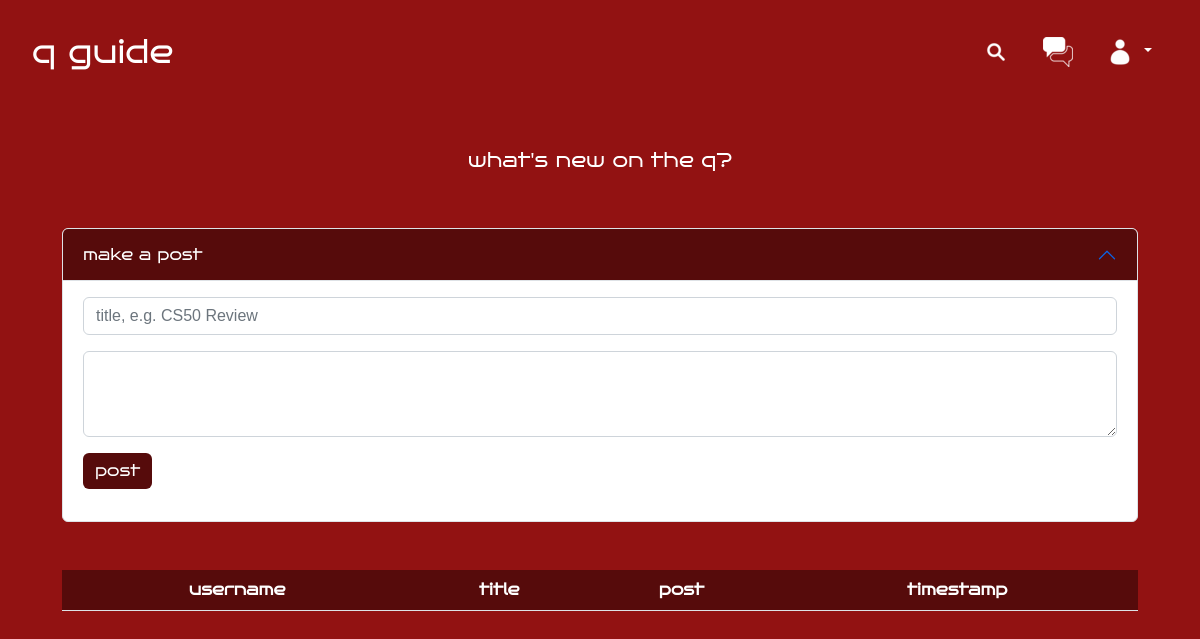
Page /forum (signed in) on the earlier database version.
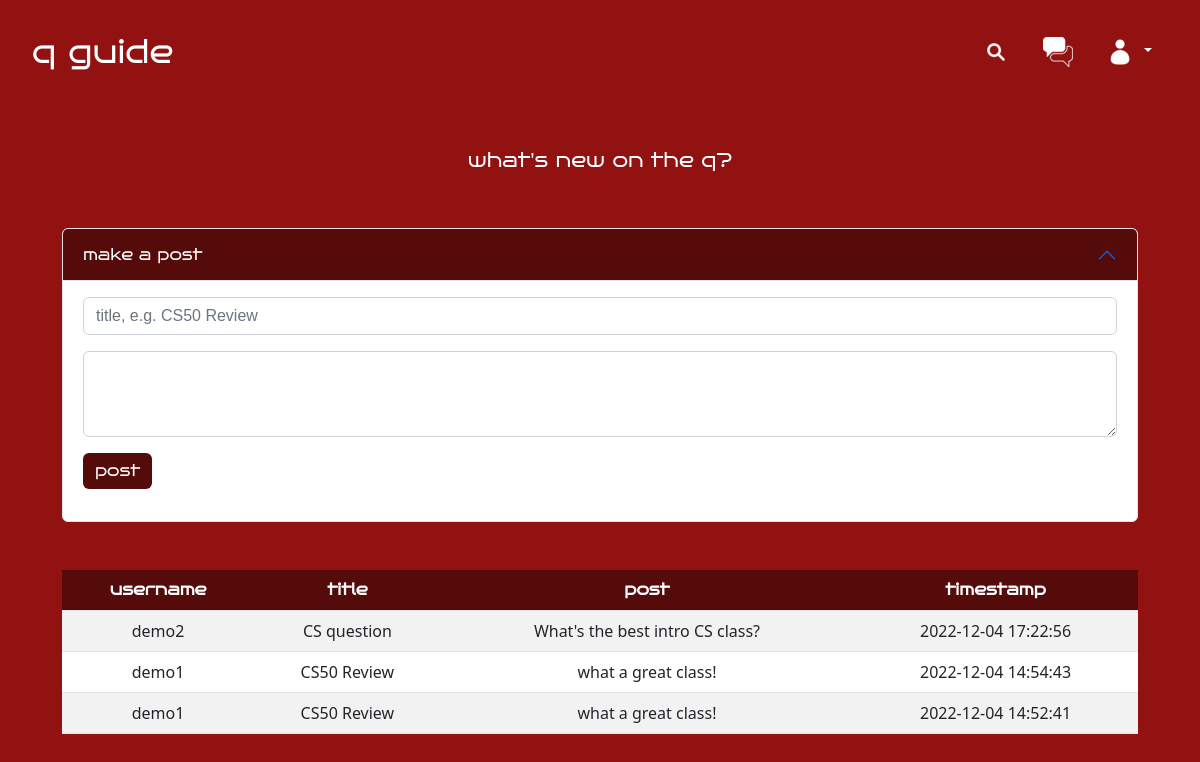
Same page on the later database version.
### tables this page shows
CREATE TABLE posts (
    id INTEGER PRIMARY KEY AUTOINCREMENT NOT NULL,
    user_id INTEGER NOT NULL,
    username TEXT NOT NULL,
    timestamp DATETIME DEFAULT CURRENT_TIMESTAMP NOT NULL,
    post TEXT NOT NULL,
    title TEXT NOT NULL,
    FOREIGN KEY (user_id) REFERENCES users(id),
    FOREIGN KEY (username) REFERENCES users(username)
);

### app.py (the view)
@app.route("/forum", methods=['GET', 'POST'])
@login_required
def forum():
    db.execute("SELECT username, title, post, timestamp FROM posts ORDER BY timestamp DESC")
    posts = db.fetchall()
    if request.method == "POST":
        if not request.form.get("title"):
            return render_template("forum.html", error="must enter title", posts=posts)
        elif not request.form.get("post"):
            return render_template("forum.html", error="must enter content", posts=posts)
        db.execute("SELECT username FROM users WHERE id = (?)", (session["user_id"],))
        username = db.fetchall()
        db.execute("INSERT INTO posts (user_id, username, title, post) VALUES (?,?,?,?)",
        (session["user_id"], username[0][0], request.form.get("title"), request.form.get("post")))
        connection.commit()
        db.execute("SELECT username, title, post, timestamp FROM posts ORDER BY timestamp DESC")
        posts = db.fetchall()
        return render_template("forum.html", posts=posts)
    else:
        return render_template("forum.html", posts=posts)

### app.py (called while the page is built)
@app.after_request
def after_request(response):
    response.headers["Cache-Control"] = "no-cache, no-store, must-revalidate"
    response.headers["Expires"] = 0
    response.headers["Pragma"] = "no-cache"
    return response

### helpers.py (called while the page is built)
def login_required(f):
    @wraps(f)
    def decorated_function(*args, **kwargs):
        if session.get("user_id") is None:
            return redirect("/login")
        return f(*args, **kwargs)
    return decorated_function

### templates/forum.html (shortened to what this page needs)
{% extends "layout.html" %}
{% block main %}
    <h5>what's new on the q?</h5>
    <br>
    <br>
    <div class="accordion" id="accordionExample">
        <div class="accordion-item">
          <h2 class="accordion-header" id="headingOne">
            <button class="accordion-button" type="button" data-bs-toggle="collapse" data-bs-target="#collapseOne" aria-expanded="true" aria-controls="collapseOne">
              make a post
            </button>
          </h2>
          <div id="collapseOne" class="accordion-collapse collapse show" aria-labelledby="headingOne" data-bs-parent="#accordionExample">
            <div class="accordion-body">
                <form method="post" action="/forum">
                    <div class="mb-3">
                        <input name="title" type="text" class="form-control" id="exampleFormControlInput1" placeholder="title, e.g. CS50 Review">
                    </div>
                    <div class="mb-3">
                        <textarea name="post" class="form-control" id="exampleFormControlTextarea1" rows="3"></textarea>
                    </div>
                    <button type="submit" class="btn btn-primary mb-3 d-flex justify-content-end">post</button>
                </form>
            </div>
          </div>
        </div>
    </div>
    <br>
    <br>
    <table class="table table-striped table-hover">
        <thead>
            <tr>
                <th scope="col">username</th>
                <th scope="col">title</th>
                <th scope="col">post</th>
                <th scope="col">timestamp</th>
            </tr>
        </thead>
        <tbody class="border-top-color">
            {% for post in posts  %}
                <tr>
                    <td>{{ post[0] }}</td>
                    <td>{{ post[1] }}</td>
                    <td>{{ post[2] }}</td>
                    <td>{{ post[3] }}</td>
                </tr>
            {% endfor %}
        </tbody>
    </table>
{% endblock %}

### templates/layout.html (shortened to what this page needs)
<!DOCTYPE html>
<html lang="en">
    <head>
        <link href="static/styles.css" rel="stylesheet">
        <link href="https://cdn.jsdelivr.net/npm/bootstrap@5.2.3/dist/css/bootstrap.min.css" rel="stylesheet">
    </head>
    <body>
        {% if session["user_id"] %}
            <nav class="navbar navbar-custom navbar-expand fixed-top navbar-dark">
                <div class="container-fluid">
                    <a class="navbar-text" href="/">q guide</a>
                    <ul class="nav nav-fill justify-content-end">
                            <li class="nav-item">
                                <a class="nav-link" href="/search">
                                    <img src="static/images/search.png">
                                </a>
                            </li>
                            <li class="nav-item">
                                <a class="nav-link" href="/forum">
                                    <img src="static/images/forum.png">
                                </a>
                            </li>
                            <li class="nav-item dropdown">
                                <a class="nav-link dropdown-toggle" href="#" role="button" data-bs-toggle="dropdown" aria-expanded="false">
                                    <img src="static/images/profile.png">
                                </a>
                            </li>
                      </ul>
                </div>
            </nav>
        {% endif %}
        <main class="container-fluid py-5 text-center">
            {% block main %}{% endblock %}
        </main>
    </body>
</html>

### static/styles.css (style rules this page uses)
nav .navbar-text, button { font-size: xx-large; text-decoration: none; color: white !important; font-family: 'bruno_aceregular', Lucida Console, Bahnschrift, Candara, sans-serif !important; border:none !important; }
h5, h1, thead { color: white; font-family: 'bruno_aceregular', Lucida Console, Bahnschrift, Candara, sans-serif !important; }
a, form, h3 { font-size: large; font-family: 'Fira Sans Condensed', Calibri, sans-serif; color: white !important; text-decoration: none !important; }
body { background-color: #921212 !important; padding: 100px 50px; }
button, .card-header, thead { background-color: #560B0B !important; }
.navbar { padding: 20px !important; }
.nav > li > a { color: white !important; }
.navbar-custom { background-color: #921212 !important; }
table { background-color: white; }

Differences in the rows shown:
added posts: username "demo2", title "CS question", post "What's the best intro CS class?", timestamp "2022-12-04 17:22:56"
added posts: username "demo1", title "CS50 Review", post "what a great class!", timestamp "2022-12-04 14:54:43"
added posts: username "demo1", title "CS50 Review", post "what a great class!", timestamp "2022-12-04 14:52:41"
